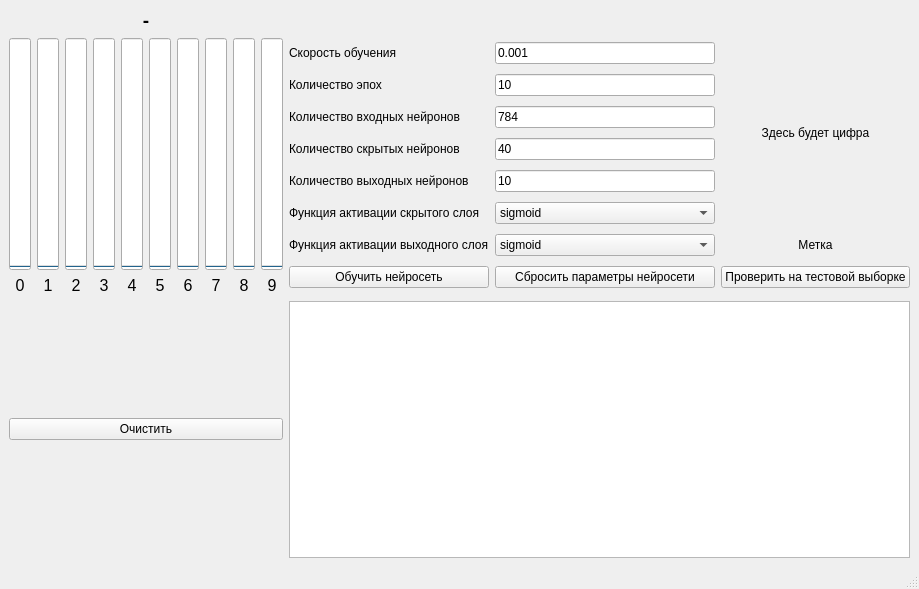
<?xml version="1.0" encoding="UTF-8"?>
<ui version="4.0">
 <class>MainWindow</class>
 <widget class="QMainWindow" name="MainWindow">
  <property name="geometry">
   <rect>
    <x>0</x>
    <y>0</y>
    <width>919</width>
    <height>589</height>
   </rect>
  </property>
  <property name="windowTitle">
   <string>MainWindow</string>
  </property>
  <widget class="QWidget" name="centralwidget">
   <layout class="QGridLayout" name="gridLayout">
    <item row="1" column="0">
     <layout class="QGridLayout" name="gridLayout_4">
      <item row="0" column="6">
       <widget class="QProgressBar" name="progressBar_digit_6">
        <property name="value">
         <number>0</number>
        </property>
        <property name="orientation">
         <enum>Qt::Vertical</enum>
        </property>
       </widget>
      </item>
      <item row="0" column="0">
       <widget class="QProgressBar" name="progressBar_digit_0">
        <property name="layoutDirection">
         <enum>Qt::LeftToRight</enum>
        </property>
        <property name="value">
         <number>0</number>
        </property>
        <property name="alignment">
         <set>Qt::AlignCenter</set>
        </property>
        <property name="orientation">
         <enum>Qt::Vertical</enum>
        </property>
        <property name="invertedAppearance">
         <bool>false</bool>
        </property>
        <property name="textDirection">
         <enum>QProgressBar::BottomToTop</enum>
        </property>
       </widget>
      </item>
      <item row="0" column="7">
       <widget class="QProgressBar" name="progressBar_digit_7">
        <property name="value">
         <number>0</number>
        </property>
        <property name="orientation">
         <enum>Qt::Vertical</enum>
        </property>
       </widget>
      </item>
      <item row="0" column="8">
       <widget class="QProgressBar" name="progressBar_digit_8">
        <property name="value">
         <number>0</number>
        </property>
        <property name="orientation">
         <enum>Qt::Vertical</enum>
        </property>
       </widget>
      </item>
      <item row="0" column="4">
       <widget class="QProgressBar" name="progressBar_digit_4">
        <property name="value">
         <number>0</number>
        </property>
        <property name="orientation">
         <enum>Qt::Vertical</enum>
        </property>
       </widget>
      </item>
      <item row="0" column="1">
       <widget class="QProgressBar" name="progressBar_digit_1">
        <property name="value">
         <number>0</number>
        </property>
        <property name="orientation">
         <enum>Qt::Vertical</enum>
        </property>
       </widget>
      </item>
      <item row="0" column="9">
       <widget class="QProgressBar" name="progressBar_digit_9">
        <property name="value">
         <number>0</number>
        </property>
        <property name="orientation">
         <enum>Qt::Vertical</enum>
        </property>
       </widget>
      </item>
      <item row="0" column="5">
       <widget class="QProgressBar" name="progressBar_digit_5">
        <property name="value">
         <number>0</number>
        </property>
        <property name="orientation">
         <enum>Qt::Vertical</enum>
        </property>
       </widget>
      </item>
      <item row="0" column="2">
       <widget class="QProgressBar" name="progressBar_digit_2">
        <property name="value">
         <number>0</number>
        </property>
        <property name="orientation">
         <enum>Qt::Vertical</enum>
        </property>
       </widget>
      </item>
      <item row="0" column="3">
       <widget class="QProgressBar" name="progressBar_digit_3">
        <property name="value">
         <number>0</number>
        </property>
        <property name="orientation">
         <enum>Qt::Vertical</enum>
        </property>
       </widget>
      </item>
      <item row="1" column="0">
       <widget class="QLabel" name="label">
        <property name="font">
         <font>
          <pointsize>12</pointsize>
         </font>
        </property>
        <property name="text">
         <string>0</string>
        </property>
        <property name="alignment">
         <set>Qt::AlignCenter</set>
        </property>
       </widget>
      </item>
      <item row="1" column="1">
       <widget class="QLabel" name="label_6">
        <property name="font">
         <font>
          <pointsize>12</pointsize>
         </font>
        </property>
        <property name="text">
         <string>1</string>
        </property>
        <property name="alignment">
         <set>Qt::AlignCenter</set>
        </property>
       </widget>
      </item>
      <item row="1" column="2">
       <widget class="QLabel" name="label_7">
        <property name="font">
         <font>
          <pointsize>12</pointsize>
         </font>
        </property>
        <property name="text">
         <string>2</string>
        </property>
        <property name="alignment">
         <set>Qt::AlignCenter</set>
        </property>
       </widget>
      </item>
      <item row="1" column="3">
       <widget class="QLabel" name="label_8">
        <property name="font">
         <font>
          <pointsize>12</pointsize>
         </font>
        </property>
        <property name="text">
         <string>3</string>
        </property>
        <property name="alignment">
         <set>Qt::AlignCenter</set>
        </property>
       </widget>
      </item>
      <item row="1" column="4">
       <widget class="QLabel" name="label_9">
        <property name="font">
         <font>
          <pointsize>12</pointsize>
         </font>
        </property>
        <property name="text">
         <string>4</string>
        </property>
        <property name="alignment">
         <set>Qt::AlignCenter</set>
        </property>
       </widget>
      </item>
      <item row="1" column="5">
       <widget class="QLabel" name="label_10">
        <property name="font">
         <font>
          <pointsize>12</pointsize>
         </font>
        </property>
        <property name="text">
         <string>5</string>
        </property>
        <property name="alignment">
         <set>Qt::AlignCenter</set>
        </property>
       </widget>
      </item>
      <item row="1" column="6">
       <widget class="QLabel" name="label_11">
        <property name="font">
         <font>
          <pointsize>12</pointsize>
         </font>
        </property>
        <property name="text">
         <string>6</string>
        </property>
        <property name="alignment">
         <set>Qt::AlignCenter</set>
        </property>
       </widget>
      </item>
      <item row="1" column="7">
       <widget class="QLabel" name="label_12">
        <property name="font">
         <font>
          <pointsize>12</pointsize>
         </font>
        </property>
        <property name="text">
         <string>7</string>
        </property>
        <property name="alignment">
         <set>Qt::AlignCenter</set>
        </property>
       </widget>
      </item>
      <item row="1" column="8">
       <widget class="QLabel" name="label_13">
        <property name="font">
         <font>
          <pointsize>12</pointsize>
         </font>
        </property>
        <property name="text">
         <string>8</string>
        </property>
        <property name="alignment">
         <set>Qt::AlignCenter</set>
        </property>
       </widget>
      </item>
      <item row="1" column="9">
       <widget class="QLabel" name="label_14">
        <property name="font">
         <font>
          <pointsize>12</pointsize>
         </font>
        </property>
        <property name="text">
         <string>9</string>
        </property>
        <property name="alignment">
         <set>Qt::AlignCenter</set>
        </property>
       </widget>
      </item>
     </layout>
    </item>
    <item row="2" column="0">
     <layout class="QGridLayout" name="gridLayout_2">
      <item row="0" column="0">
       <layout class="QGridLayout" name="gridLayout_5">
        <item row="0" column="0" colspan="2">
         <widget class="QPushButton" name="pushButton_clear">
          <property name="text">
           <string>Очистить</string>
          </property>
         </widget>
        </item>
       </layout>
      </item>
     </layout>
    </item>
    <item row="0" column="0">
     <layout class="QVBoxLayout" name="verticalLayout_6">
      <item>
       <widget class="QLabel" name="label_mainDigit">
        <property name="font">
         <font>
          <pointsize>14</pointsize>
          <weight>75</weight>
          <bold>true</bold>
          <kerning>true</kerning>
         </font>
        </property>
        <property name="text">
         <string>-</string>
        </property>
        <property name="alignment">
         <set>Qt::AlignCenter</set>
        </property>
       </widget>
      </item>
     </layout>
    </item>
    <item row="1" column="1">
     <layout class="QGridLayout" name="gridLayout_3">
      <item row="5" column="2">
       <widget class="QComboBox" name="comboBox_hiddenActivationFunction">
        <item>
         <property name="text">
          <string>sigmoid</string>
         </property>
        </item>
        <item>
         <property name="text">
          <string>ReLU</string>
         </property>
        </item>
        <item>
         <property name="text">
          <string>LReLU</string>
         </property>
        </item>
        <item>
         <property name="text">
          <string>tanh</string>
         </property>
        </item>
       </widget>
      </item>
      <item row="6" column="3">
       <widget class="QLabel" name="label_target">
        <property name="text">
         <string>Метка</string>
        </property>
        <property name="alignment">
         <set>Qt::AlignCenter</set>
        </property>
       </widget>
      </item>
      <item row="4" column="0">
       <widget class="QLabel" name="label_5">
        <property name="text">
         <string>Количество выходных нейронов</string>
        </property>
       </widget>
      </item>
      <item row="6" column="2">
       <widget class="QComboBox" name="comboBox_outputActivationFunction">
        <item>
         <property name="text">
          <string>sigmoid</string>
         </property>
        </item>
        <item>
         <property name="text">
          <string>ReLU</string>
         </property>
        </item>
        <item>
         <property name="text">
          <string>LReLU</string>
         </property>
        </item>
        <item>
         <property name="text">
          <string>tanh</string>
         </property>
        </item>
       </widget>
      </item>
      <item row="7" column="3">
       <widget class="QPushButton" name="pushButton_validate">
        <property name="text">
         <string>Проверить на тестовой выборке</string>
        </property>
       </widget>
      </item>
      <item row="5" column="0">
       <widget class="QLabel" name="label_15">
        <property name="text">
         <string>Функция активации скрытого слоя</string>
        </property>
       </widget>
      </item>
      <item row="7" column="0">
       <widget class="QPushButton" name="pushButton_learn">
        <property name="text">
         <string>Обучить нейросеть</string>
        </property>
       </widget>
      </item>
      <item row="0" column="2">
       <widget class="QLineEdit" name="lineEdit_learningRate">
        <property name="text">
         <string>0.001</string>
        </property>
       </widget>
      </item>
      <item row="3" column="0">
       <widget class="QLabel" name="label_4">
        <property name="text">
         <string>Количество скрытых нейронов</string>
        </property>
       </widget>
      </item>
      <item row="0" column="3" rowspan="6">
       <widget class="QLabel" name="label_image">
        <property name="text">
         <string>Здесь будет цифра</string>
        </property>
        <property name="alignment">
         <set>Qt::AlignCenter</set>
        </property>
       </widget>
      </item>
      <item row="7" column="2">
       <widget class="QPushButton" name="pushButton_reset">
        <property name="text">
         <string>Сбросить параметры нейросети</string>
        </property>
       </widget>
      </item>
      <item row="3" column="2">
       <widget class="QLineEdit" name="lineEdit_countHidden">
        <property name="text">
         <string>40</string>
        </property>
       </widget>
      </item>
      <item row="1" column="0">
       <widget class="QLabel" name="label_2">
        <property name="text">
         <string>Количество эпох</string>
        </property>
       </widget>
      </item>
      <item row="4" column="2">
       <widget class="QLineEdit" name="lineEdit_countOutput">
        <property name="text">
         <string>10</string>
        </property>
       </widget>
      </item>
      <item row="6" column="0">
       <widget class="QLabel" name="label_16">
        <property name="text">
         <string>Функция активации выходного слоя</string>
        </property>
       </widget>
      </item>
      <item row="0" column="0">
       <widget class="QLabel" name="label_leaningRate">
        <property name="text">
         <string>Скорость обучения</string>
        </property>
       </widget>
      </item>
      <item row="1" column="2">
       <widget class="QLineEdit" name="lineEdit_epochs">
        <property name="text">
         <string>10</string>
        </property>
       </widget>
      </item>
      <item row="2" column="2">
       <widget class="QLineEdit" name="lineEdit_countInput">
        <property name="text">
         <string>784</string>
        </property>
       </widget>
      </item>
      <item row="2" column="0">
       <widget class="QLabel" name="label_3">
        <property name="text">
         <string>Количество входных нейронов</string>
        </property>
       </widget>
      </item>
     </layout>
    </item>
    <item row="2" column="1">
     <widget class="QTextEdit" name="console"/>
    </item>
   </layout>
  </widget>
  <widget class="QMenuBar" name="menubar">
   <property name="geometry">
    <rect>
     <x>0</x>
     <y>0</y>
     <width>919</width>
     <height>20</height>
    </rect>
   </property>
  </widget>
  <widget class="QStatusBar" name="statusbar"/>
 </widget>
 <resources/>
 <connections/>
</ui>
